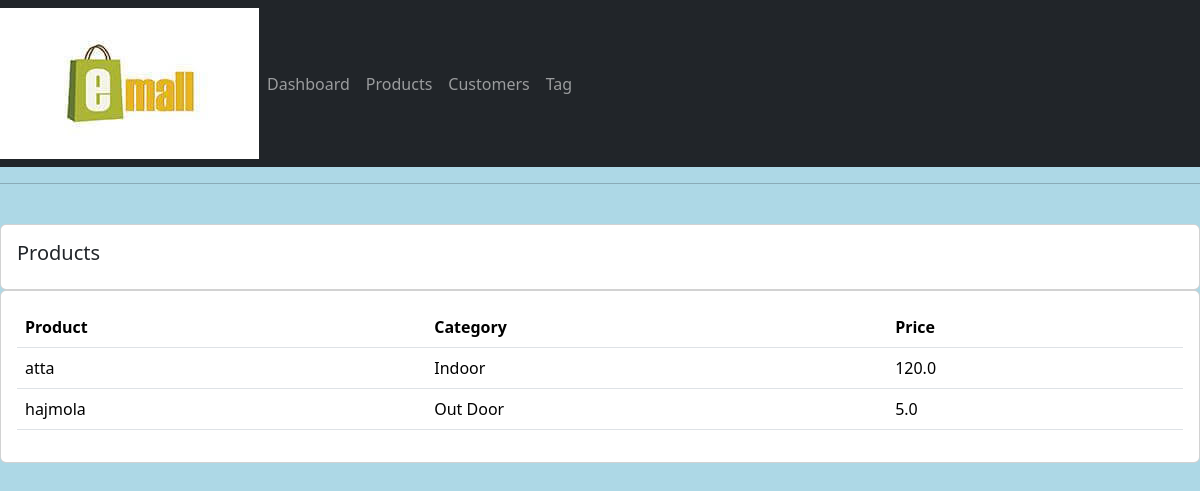
The app's page /product/ with its own data.
### account/models.py (models this page shows, shortened)
class Product(models.Model):
    CATEGORY = (
        ('Indoor', 'Indoor'),
        ('Out Door', 'Out Door'),
    )
    name = models.CharField(max_length=200, null=True)
    price = models.FloatField(null=True)
    category = models.CharField(max_length=200, null=True, choices=CATEGORY)
    description = models.CharField(max_length=200, null=True, blank=True)
    date_created = models.DateTimeField(auto_now_add=True, null=True)
    tags = models.ManyToManyField(Tag)

### account/views.py (the view)
# urls.py: path('product/',views.Prod,name='product'),
def Prod(request):
    product = Product.objects.all()
    context = {'product': product}
    return render(request, 'account/product.html', context)

### templates/account/product.html
{%  extends 'main.html' %}
{% block content %}
		<br>
		<div class="row">
			<div class="col-md">
				<div class="card card-body">
					<h5>Products</h5>
				</div>
				<div class="card card-body">
					<table class="table">
						<tr>
							<th>Product</th>
							<th>Category</th>
							<th>Price</th>
						</tr>
						{% for i in product %}
							<tr>
								<td>{{i.name}}</td>
								<td>{{i.category}}</td>
								<td>{{i.price}}</td>
							</tr>
						{% endfor %}
					</table>
				</div>
			</div>
		</div>
{% endblock content %}

### static/css/style.css (style rules this page uses)
body { background-color: lightblue; }

### records on screen
Product: name "atta", category "Indoor", price "120.0"
Product: name "hajmola", category "Out Door", price "5.0"
